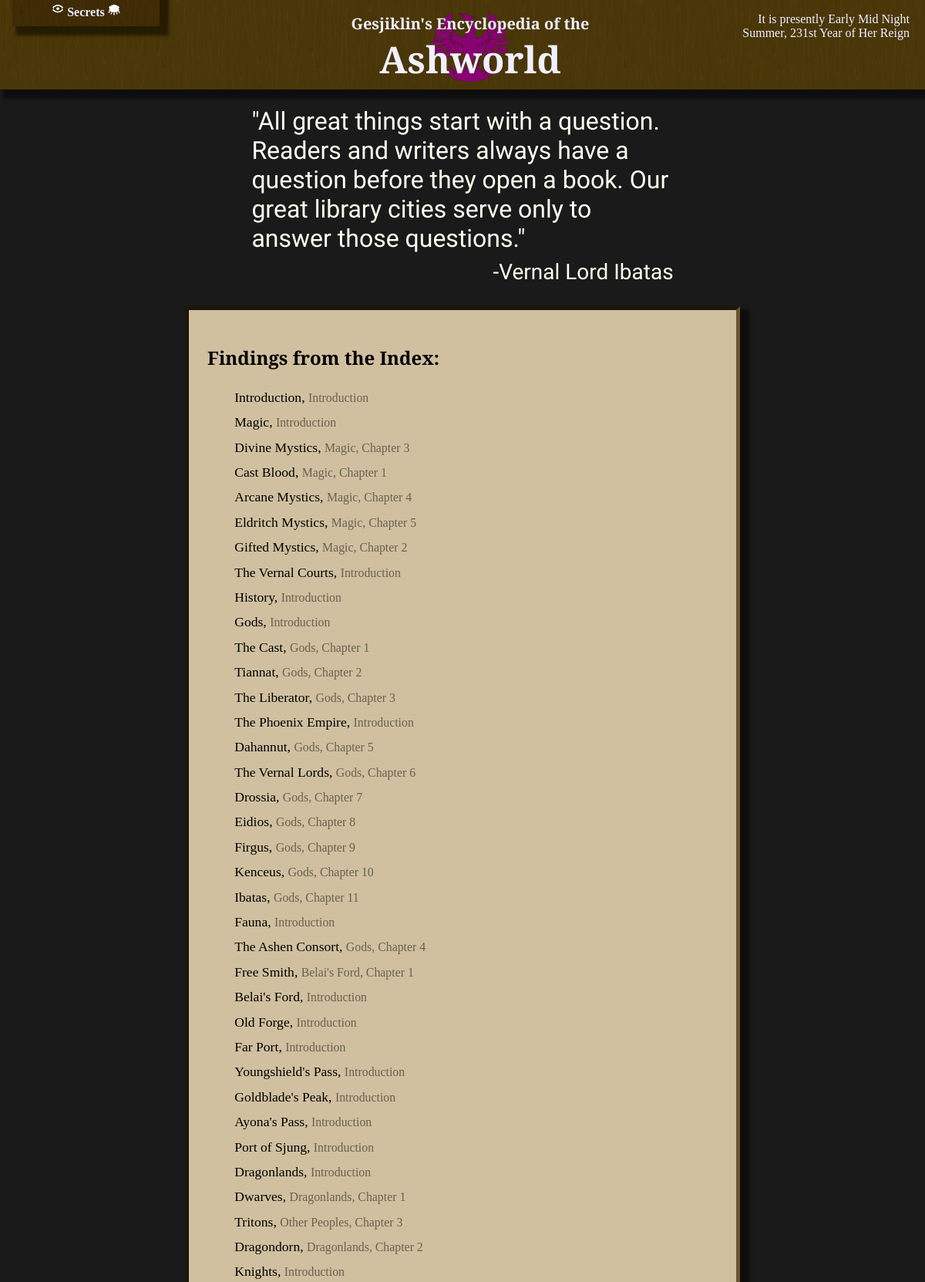
Screenshot of /search (upper part) with the database file from the repository.
### wiki/models.py (models this page shows, shortened)
class InfoPage(models.Model):
    short_title = models.CharField(max_length = 64, primary_key=True)
    def title(self):
        return self.short_title #self.full_title if self.full_title else self.short_title
    def prev_page(self):
        return InfoPage.objects.get(next_page = self)
    def _chapter(self):
        prev = self
        i = 0
        while True:
            try:
                prev = prev.prev_page()
            except InfoPage.DoesNotExist:
                break
            i += 1
        return (prev, i)
    def chapter(self):
        info, number = self._chapter()
        return "{}, Chapter {}".format(info.title(), number) if number > 0 else "Introduction"
    quote = models.TextField(blank = True)
    text = models.TextField(blank = True)
    next_page = models.ForeignKey(to='self', on_delete=models.SET_NULL, null=True, blank=True)

### wiki/views.py (the view)
# urls.py: path('search', views.search, name='search'),
def search(request):
	context = base_context(request)
	context['bad_terms'] = []
	infos = InfoPage.objects.all()
	infos = search_objects(infos, context['terms'], "text", "short_title", context["bad_terms"])
	context['infos'] = infos
	return render(request, 'wiki/search.html', context)

### util.py (called while the page is built)
def search(objects, terms, field, order_field, bad_terms):
    for term in terms:
        new_objects = objects.filter(**{field+"__icontains":term}).order_by(order_field)
        if new_objects.count():
            objects = new_objects
        else:
            bad_terms.append(term)
    return objects

### wiki/views.py (called while the page is built)
def pop_popup(request):
	queue = request.session.get('popupforms', [])
	if queue and isinstance(queue, list):
		r = queue.pop(0)
		request.session['popupforms'] = queue
		return r
	else:
		return None

def base_context(request):
	context = {}
	context['show_secrets'] = request.session.get('show_secrets', False)
	context['passwords'] = request.session.get('passwords')
	context['locations'] = MapLocation.objects.all()
	if context['passwords']:
		context['unlocked_secrets'] = list(reduce(lambda x,y : x.union(y), (SecretPassword.objects.get(pk=i).unlocks() for i in context['passwords'])))
	context['popupform'] = pop_popup(request)
	context['terms_str'] = request.GET.get('terms')
	context['terms'] = list(filter(lambda term : not term in ignored_terms, context['terms_str'].split(' ') if context['terms_str'] else []))
	context['show_edit'] = request.get_host() == "127.0.0.1:8000"
	return context

### wiki/templates/wiki/search.html (shortened to what this page needs)
{% extends "wiki/index.html" %}
{% load static %}
{% block head %}
    <link rel="stylesheet" href="{% static 'wiki/search.css' %}"/>
{% endblock %}
{% block content %}
    <p class="quote">
        "All great things start with a question. Readers and writers always have a question before they open a book. Our great library cities serve only to answer those questions."
    </p>
    <p class="quoteauthor">
        -Vernal Lord Ibatas
    </p>
    <div class="textbox">
        <h2>Findings from the Index:</h2>
        {% for info in infos %}
            <a class="searchresult" href="{% url 'info' info.pk %}?terms={{terms_str}}">{{ info.short_title }}, <span class="chapter">{{ info.chapter }}</span></a>
        {% endfor %}
    </div>
{% endblock %}

### wiki/static/wiki/style.css (style rules this page uses)
body { padding: 0%; margin: 0%; background-image: url("/static/wiki/stone.png"); background-repeat: repeat; background-attachment: fixed; }
body:before { position: fixed; content:""; top:0; left:0; width:100%; height:100%; opacity: 0.985; background-color: #171717; z-index: -10; }
.title h1, h2, .sidebar a, .sidebar form { font-family: 'Cinzel Decorative', cursive; }
.quote, .quoteauthor { font-family: 'Tangerine', cursive; padding-left: 12%; padding-right: 12%; }
.quote { font-size: 2em; }
.quoteauthor { font-size: 1.75em; text-align: right; margin-top: -24px; }
.textbox { color: #000000; padding: 24px; border-style: inset; border-color: #705530; border-width: 5px; line-height: 1.5; }
a { text-decoration: none; color: #000000; }
.title, .content .textbox, .sidebar, .passwords { box-shadow: 8px 8px 4px 4px #00000080; }
.sidebar, .textbox { background-color: #d0c0a0; }

### wiki/static/wiki/search.css (style rules this page uses)
.searchresult { margin-left: 2em; display: block; font-size: 1.1em; margin-top: 6px; }
.searchresult .chapter { font-size: 0.9em; font-weight: normal; color: #00000080; }

### rows the page displays
InfoPage: short_title "Introduction", chapter "Introduction"
InfoPage: short_title "Magic", chapter "Introduction"
InfoPage: short_title "Divine Mystics", chapter "Magic, Chapter 3"
InfoPage: short_title "Cast Blood", chapter "Magic, Chapter 1"
InfoPage: short_title "Arcane Mystics", chapter "Magic, Chapter 4"
InfoPage: short_title "Eldritch Mystics", chapter "Magic, Chapter 5"
InfoPage: short_title "Gifted Mystics", chapter "Magic, Chapter 2"
InfoPage: short_title "The Vernal Courts", chapter "Introduction"
InfoPage: short_title "History", chapter "Introduction"
InfoPage: short_title "Gods", chapter "Introduction"
InfoPage: short_title "The Cast", chapter "Gods, Chapter 1"
InfoPage: short_title "Tiannat", chapter "Gods, Chapter 2"
InfoPage: short_title "The Liberator", chapter "Gods, Chapter 3"
InfoPage: short_title "The Phoenix Empire", chapter "Introduction"
InfoPage: short_title "Dahannut", chapter "Gods, Chapter 5"
InfoPage: short_title "The Vernal Lords", chapter "Gods, Chapter 6"
InfoPage: short_title "Drossia", chapter "Gods, Chapter 7"
InfoPage: short_title "Eidios", chapter "Gods, Chapter 8"
InfoPage: short_title "Firgus", chapter "Gods, Chapter 9"
InfoPage: short_title "Kenceus", chapter "Gods, Chapter 10"
InfoPage: short_title "Ibatas", chapter "Gods, Chapter 11"
InfoPage: short_title "Fauna", chapter "Introduction"
InfoPage: short_title "The Ashen Consort", chapter "Gods, Chapter 4"
InfoPage: short_title "Free Smith", chapter "Belai's Ford, Chapter 1"
InfoPage: short_title "Belai's Ford", chapter "Introduction"
InfoPage: short_title "Old Forge", chapter "Introduction"
InfoPage: short_title "Far Port", chapter "Introduction"
InfoPage: short_title "Youngshield's Pass", chapter "Introduction"
InfoPage: short_title "Goldblade's Peak", chapter "Introduction"
InfoPage: short_title "Ayona's Pass", chapter "Introduction"
InfoPage: short_title "Port of Sjung", chapter "Introduction"
InfoPage: short_title "Dragonlands", chapter "Introduction"
InfoPage: short_title "Dwarves", chapter "Dragonlands, Chapter 1"
InfoPage: short_title "Tritons", chapter "Other Peoples, Chapter 3"
InfoPage: short_title "Dragondorn", chapter "Dragonlands, Chapter 2"
InfoPage: short_title "Knights", chapter "Introduction"
